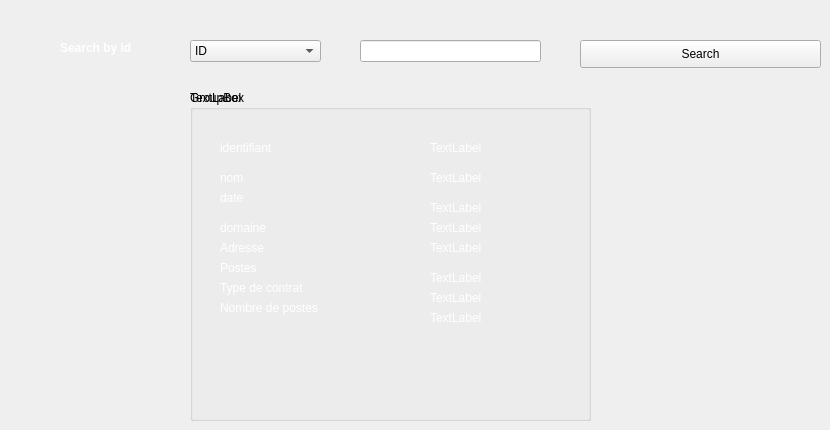
      <widget class="QWidget" name="tab_23">
       <attribute name="title">
        <string>Search</string>
       </attribute>
       <widget class="QLabel" name="label_78">
        <property name="geometry">
         <rect>
          <x>60</x>
          <y>40</y>
          <width>81</width>
          <height>16</height>
         </rect>
        </property>
        <property name="font">
         <font>
          <weight>75</weight>
          <bold>true</bold>
         </font>
        </property>
        <property name="styleSheet">
         <string notr="true">color: rgb(255, 255, 255);</string>
        </property>
        <property name="text">
         <string>Search by id</string>
        </property>
       </widget>
       <widget class="QPushButton" name="rechPB">
        <property name="geometry">
         <rect>
          <x>580</x>
          <y>40</y>
          <width>241</width>
          <height>28</height>
         </rect>
        </property>
        <property name="text">
         <string>Search</string>
        </property>
       </widget>
       <widget class="QComboBox" name="comboRech">
        <property name="geometry">
         <rect>
          <x>190</x>
          <y>40</y>
          <width>131</width>
          <height>22</height>
         </rect>
        </property>
        <item>
         <property name="text">
          <string>ID</string>
         </property>
        </item>
        <item>
         <property name="text">
          <string>nom</string>
         </property>
        </item>
        <item>
         <property name="text">
          <string>nb poste</string>
         </property>
        </item>
       </widget>
       <widget class="QLineEdit" name="leRech">
        <property name="geometry">
         <rect>
          <x>360</x>
          <y>40</y>
          <width>181</width>
          <height>22</height>
         </rect>
        </property>
       </widget>
       <widget class="QGroupBox" name="groupBox_7">
        <property name="geometry">
         <rect>
          <x>190</x>
          <y>90</y>
          <width>401</width>
          <height>331</height>
         </rect>
        </property>
        <property name="title">
         <string>GroupBox</string>
        </property>
        <widget class="QLabel" name="label_79">
         <property name="geometry">
          <rect>
           <x>30</x>
           <y>50</y>
           <width>56</width>
           <height>16</height>
          </rect>
         </property>
         <property name="styleSheet">
          <string notr="true">color: rgb(255, 255, 255);</string>
         </property>
         <property name="text">
          <string>identifiant</string>
         </property>
        </widget>
        <widget class="QLabel" name="label_80">
         <property name="geometry">
          <rect>
           <x>30</x>
           <y>80</y>
           <width>56</width>
           <height>16</height>
          </rect>
         </property>
         <property name="styleSheet">
          <string notr="true">color: rgb(255, 255, 255);</string>
         </property>
         <property name="text">
          <string>nom</string>
         </property>
        </widget>
        <widget class="QLabel" name="label_81">
         <property name="geometry">
          <rect>
           <x>30</x>
           <y>100</y>
           <width>56</width>
           <height>16</height>
          </rect>
         </property>
         <property name="styleSheet">
          <string notr="true">color: rgb(255, 255, 255);</string>
         </property>
         <property name="text">
          <string>date</string>
         </property>
        </widget>
        <widget class="QLabel" name="label_82">
         <property name="geometry">
          <rect>
           <x>30</x>
           <y>130</y>
           <width>56</width>
           <height>16</height>
          </rect>
         </property>
         <property name="styleSheet">
          <string notr="true">color: rgb(255, 255, 255);</string>
         </property>
         <property name="text">
          <string>domaine</string>
         </property>
        </widget>
        <widget class="QLabel" name="label_83">
         <property name="geometry">
          <rect>
           <x>30</x>
           <y>150</y>
           <width>56</width>
           <height>16</height>
          </rect>
         </property>
         <property name="styleSheet">
          <string notr="true">color: rgb(255, 255, 255);</string>
         </property>
         <property name="text">
          <string>Adresse</string>
         </property>
        </widget>
        <widget class="QLabel" name="label_84">
         <property name="geometry">
          <rect>
           <x>30</x>
           <y>170</y>
           <width>56</width>
           <height>16</height>
          </rect>
         </property>
         <property name="styleSheet">
          <string notr="true">color: rgb(255, 255, 255);</string>
         </property>
         <property name="text">
          <string>Postes</string>
         </property>
        </widget>
        <widget class="QLabel" name="label_85">
         <property name="geometry">
          <rect>
           <x>30</x>
           <y>190</y>
           <width>101</width>
           <height>16</height>
          </rect>
         </property>
         <property name="styleSheet">
          <string notr="true">color: rgb(255, 255, 255);</string>
         </property>
         <property name="text">
          <string>Type de contrat</string>
         </property>
        </widget>
        <widget class="QLabel" name="label_86">
         <property name="geometry">
          <rect>
           <x>30</x>
           <y>210</y>
           <width>111</width>
           <height>16</height>
          </rect>
         </property>
         <property name="styleSheet">
          <string notr="true">color: rgb(255, 255, 255);</string>
         </property>
         <property name="text">
          <string>Nombre de postes</string>
         </property>
        </widget>
        <widget class="QLabel" name="lid">
         <property name="geometry">
          <rect>
           <x>240</x>
           <y>50</y>
           <width>56</width>
           <height>16</height>
          </rect>
         </property>
         <property name="styleSheet">
          <string notr="true">color: rgb(255, 255, 255);</string>
         </property>
         <property name="text">
          <string>TextLabel</string>
         </property>
        </widget>
        <widget class="QLabel" name="lnom">
         <property name="geometry">
          <rect>
           <x>240</x>
           <y>80</y>
           <width>56</width>
           <height>16</height>
          </rect>
         </property>
         <property name="styleSheet">
          <string notr="true">color: rgb(255, 255, 255);</string>
         </property>
         <property name="text">
          <string>TextLabel</string>
         </property>
        </widget>
        <widget class="QLabel" name="ldate">
         <property name="geometry">
          <rect>
           <x>240</x>
           <y>110</y>
           <width>56</width>
           <height>16</height>
          </rect>
         </property>
         <property name="styleSheet">
          <string notr="true">color: rgb(255, 255, 255);</string>
         </property>
         <property name="text">
          <string>TextLabel</string>
         </property>
        </widget>
        <widget class="QLabel" name="ldomain">
         <property name="geometry">
          <rect>
           <x>240</x>
           <y>130</y>
           <width>56</width>
           <height>16</height>
          </rect>
         </property>
         <property name="styleSheet">
          <string notr="true">color: rgb(255, 255, 255);</string>
         </property>
         <property name="text">
          <string>TextLabel</string>
         </property>
        </widget>
        <widget class="QLabel" name="ladresse">
         <property name="geometry">
          <rect>
           <x>240</x>
           <y>150</y>
           <width>56</width>
           <height>16</height>
          </rect>
         </property>
         <property name="styleSheet">
          <string notr="true">color: rgb(255, 255, 255);</string>
         </property>
         <property name="text">
          <string>TextLabel</string>
         </property>
        </widget>
        <widget class="QLabel" name="lpostes">
         <property name="geometry">
          <rect>
           <x>240</x>
           <y>180</y>
           <width>56</width>
           <height>16</height>
          </rect>
         </property>
         <property name="styleSheet">
          <string notr="true">color: rgb(255, 255, 255);</string>
         </property>
         <property name="text">
          <string>TextLabel</string>
         </property>
        </widget>
        <widget class="QLabel" name="ltype">
         <property name="geometry">
          <rect>
           <x>240</x>
           <y>200</y>
           <width>56</width>
           <height>16</height>
          </rect>
         </property>
         <property name="styleSheet">
          <string notr="true">color: rgb(255, 255, 255);</string>
         </property>
         <property name="text">
          <string>TextLabel</string>
         </property>
        </widget>
        <widget class="QLabel" name="label_87">
         <property name="geometry">
          <rect>
           <x>0</x>
           <y>0</y>
           <width>56</width>
           <height>16</height>
          </rect>
         </property>
         <property name="text">
          <string>TextLabel</string>
         </property>
        </widget>
        <widget class="QLabel" name="lnombrep">
         <property name="geometry">
          <rect>
           <x>240</x>
           <y>220</y>
           <width>56</width>
           <height>16</height>
          </rect>
         </property>
         <property name="styleSheet">
          <string notr="true">color: rgb(255, 255, 255);</string>
         </property>
         <property name="text">
          <string>TextLabel</string>
         </property>
        </widget>
       </widget>
      </widget>
